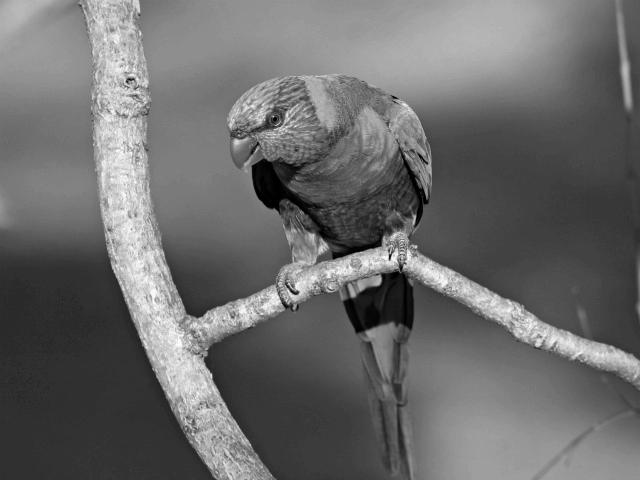
#> input picture HwSolution/Solutions/Hw2/bird.jpg, 640 x 480 px
$ python hw2_ex2_thiago_pincinato.py
#> lines starting #> are read from the running program, lines starting #| are printed output that depends on the picture; after the words box and inside, x2 and y2 are one past the last pixel; in counts of white or black regions, pixels touching at a corner belong together
### HwSolution/Solutions/Hw2/functionsEx1.py


import numpy as np

# 1.1
# [6 lines left out: function boxfilter, not called in this run]


# 1.2
# Implement full convolution
def myconv2(image, filt):
    # This function performs a 2D convolution between image and filt, image being a 2D image. This
    # function should return the result of a 2D convolution of these two images. DO
    # NOT USE THE BUILT IN SCIPY CONVOLVE within this function. You should code your own version of the
    # convolution, valid for both 2D and 1D filters.
    # INPUTS
    # @ image         : 2D image, as numpy array, size mxn
    # @ filt          : 1D or 2D filter of size kxl
    # OUTPUTS
    # img_filtered    : 2D filtered image, of size (m+k-1)x(n+l-1)

    (m, n) = np.shape(image)
    (k, l) = np.shape(filt)
    # padding image with 0
    img_padded = np.pad(image, [(k - 1, k - 1), (l - 1, l - 1)], 'constant', constant_values=(0, 0))
    # flipping filter
    flipped_filter = np.flip(filt)
    #appling convolution
    filtered_img = [[np.sum(np.multiply(img_padded[y:y + k, x:x + l], flipped_filter)) for x in range(n + l - 1)] for y in range(m + k - 1)]
    return filtered_img


# 1.4
# create a function returning a 1D gaussian kernel
def gauss1d(sigma, filter_length=10):
    # INPUTS
    # @ sigma         : sigma of gaussian distribution
    # @ filter_length : integer denoting the filter length, default is 10
    # OUTPUTS
    # @ gauss_filter  : 1D gaussian filter
    # correcting length if it is even
    if filter_length %2 == 0:
        filter_length= filter_length + 1
    # creating array x
    x = np.linspace(-(filter_length-1)/2,(filter_length-1)/2, filter_length);
    # generating gauss filter
    gauss_filter = np.exp(- np.power(x,2)/(2*sigma*sigma))
    # normalizing
    gauss_filter = np.array([gauss_filter/gauss_filter.sum()])
    return gauss_filter


# 1.5
# create a function returning a 2D gaussian kernel
# [25 lines left out: functions gauss2d, gconv, not called in this run]

### HwSolution/Solutions/Hw2/functionsEx2.py

import numpy as np
import math
import functionsEx1 as pinc

def create_edge_magn_image(image, dx, dy):
    # this function created an edge magnitude map of an image
    # for every pixel in the image, it assigns the magnitude of gradients
    # INPUTS
    # @image  : a 2D image
    # @gdx     : gradient along x axis
    # @gdy     : geadient along y axis
    # OUTPUTS
    # @ grad_mag_image  : 2d image same size as image, with the magnitude of gradients in every pixel
    # @grad_dir_image   : 2d image same size as image, with the direction of gradients in every pixel

    # Computing mag in x and in y
    mag_x = np.asarray(pinc.myconv2(image, dx))[:, round(dx.shape[1]/2):image.shape[1] + round(dx.shape[1]/2)]
    mag_y = np.asarray(pinc.myconv2(image, dy))[round(dy.shape[0]/2):image.shape[0] + round(dy.shape[0]/2), :]
    # computing magnitude
    grad_mag_image = np.sqrt(np.power(mag_x,2) + np.power(mag_y,2))
    # correcting grad_mag_image shape
    grad_mag_image = grad_mag_image[:grad_mag_image.shape[0] - round(dy.shape[0]/2), :grad_mag_image.shape[1] - round(dx.shape[1]/2)]
    # computing angles
    grad_dir_image = np.angle(mag_x + 1j*mag_y)
    # correcting grad_dir_image shape
    grad_dir_image = grad_dir_image[:grad_dir_image.shape[0] - round(dy.shape[0]/2), :grad_dir_image.shape[1] - round(dx.shape[1]/2)]
    # making all angles positive
    indexes = np.where(grad_dir_image < 0)
    grad_dir_image[indexes[0], indexes[1]] = grad_dir_image[indexes[0], indexes[1]] + 2*math.pi
    return grad_mag_image, grad_dir_image


# Edge images of particular directions
def make_edge_map(image, dx, dy):
    # INPUTS
    # @image        : a 2D image
    # @gdx          : gradient along x axis
    # @gdy          : geadient along y axis
    # OUTPUTS:
    # @ edge maps   : a 3D array of shape (image.shape, 8) containing the edge maps on 8 orientations
    # creating grad_mag_image and grad_dir_image
    (grad_mag_image, grad_dir_image) = create_edge_magn_image(image, dx, dy)
    # selecting threshold
    r = 25
    # creating empty edge maps matrix
    edge_maps = np.zeros([image.shape[0], image.shape[1], 8])
    for i in range(8):
        # computing actual minimum and maximum angle
        minAngle = i*2*math.pi/8 - math.pi/8
        maxAngle = i*2*math.pi/8 + math.pi/8
        # condition for angles minAngle smaller than zero
        if i == 0:
            index = np.where((grad_mag_image > r) &
                             ((grad_dir_image >= 2*math.pi + minAngle) |
                              (grad_dir_image < maxAngle)))
        else:
            index = np.where((grad_mag_image > r) &
                             (grad_dir_image >= minAngle) &
                             (grad_dir_image < maxAngle))
        edge_maps[index[0], index[1], i] = 255
    return edge_maps

# Edge non max suppresion
def edge_non_max_suppression(img_edge_mag, edge_maps):
    # This function performs non maximum supresion, in order to reduce the width of the edge response
    # INPUTS
    # @img_edge_mag   : 2d image, with the magnitude of gradients in every pixel
    # @edge_maps      : 3d image, with the edge maps
    # OUTPUTS
    # @non_max_sup    : 2d image with the non max supresed pixels
    # coping img_edge_mag
    non_max_sup = np.array(img_edge_mag[:, :])
    # definition of the gradient length
    gHalfLength = 5
    for i in range(8):
        index = np.where(edge_maps[:, :, i] == 255)
        # definition of the gradients
        if (i == 0) or (i == 4):
            (gradX, gradY) = (1, 0)
        if (i == 1) or (i == 5):
            (gradX, gradY) = (1, 1)
        if (i == 2) or (i == 6):
            (gradX, gradY) = (0, 1)
        if (i == 3) or (i == 7):
            (gradX, gradY) = (-1, 1)
        for x in range(index[1].shape[0]):
            (newY, newX) = (index[0][x], index[1][x])
            # assuring that there will be not problem with index
            if (newX - gHalfLength*math.sqrt(gradX*gradX) >= 0) and (newX + gHalfLength*math.sqrt(gradX*gradX) < img_edge_mag.shape[1]) and \
                    (newY - gHalfLength*math.sqrt(gradY*gradY) >= 0) and (newY + gHalfLength*math.sqrt(gradY*gradY) < img_edge_mag.shape[0]):
                neighMaxX = newX - gHalfLength*gradX
                neighMaxY = newY - gHalfLength*gradY
                # Actually computing the max-non suppression
                for it in range(-gHalfLength, gHalfLength + 1):
                    if img_edge_mag[neighMaxY, neighMaxX] < img_edge_mag[newY + it*gradY, newX + it*gradX]:
                        non_max_sup[neighMaxY, neighMaxX] = 0
                        neighMaxX = newX + it*gradX
                        neighMaxY = newY + it*gradY
                    else:
                        non_max_sup[newY + it*gradY, newX + it*gradX] = 0
    return non_max_sup

### HwSolution/Solutions/Hw2/hw2_ex2_thiago_pincinato.py
""" 2 Finding edges """

import numpy as np
from skimage import color, io
import matplotlib.pyplot as plt
plt.rcParams['image.cmap'] = 'gray'

import functionsEx2 as ex2
import functionsEx1 as pinc

# load image
img = io.imread('bird.jpg')
#> img is the input picture: shape (480, 640); min 0, max 255, mean 107.5
img = color.rgb2gray(img)

# 2.1
# Gradients
# define a derivative operator
dx = np.array([[-1, 0, 1]])
dy = np.array([[-1, 0, 1]])
# convolve derivative operator with a 1d gaussian filter with sigma = 1
# You should end up with 2 1d edge filters,  one identifying edges in the x direction, and
# the other in the y direction
sigma = 1
gaussianFilter = pinc.gauss1d(sigma, 3)
gdx = np.array(pinc.myconv2(gaussianFilter, dx))
gdy = np.transpose(pinc.myconv2(gaussianFilter, dy))
# 2.2
# Gradient Edge Magnitude Map


# create an edge magnitude image using the derivative operator
circle = plt.imread('circle.jpg')
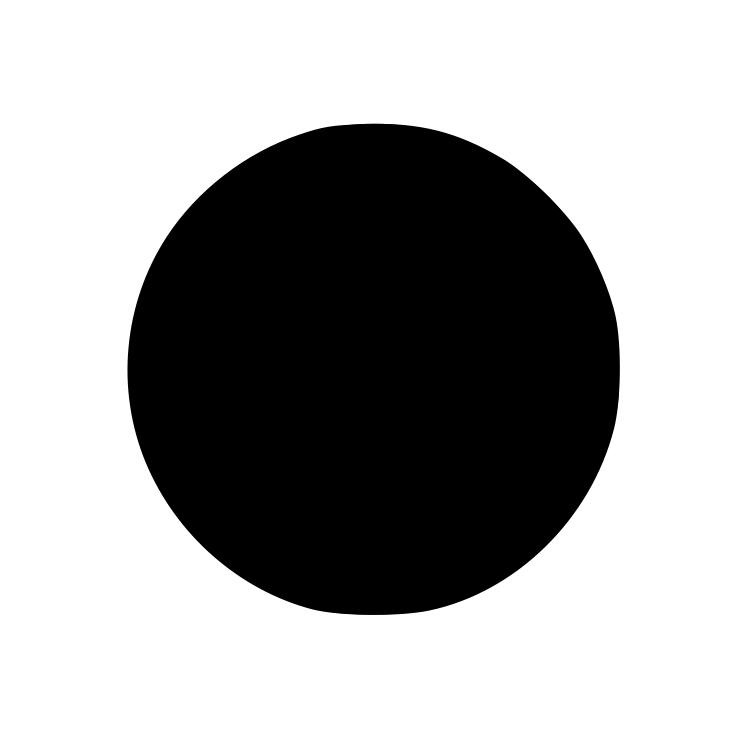
#> input picture HwSolution/Solutions/Hw2/circle.jpg, 745 x 745 px
#> circle is the input picture: shape (745, 745); min 0, max 255, mean 167.3
img_edge_mag, img_edge_dir = ex2.create_edge_magn_image(img, gdx, gdy)
#> in create_edge_magn_image, `indexes = np.where(grad_dir_image < 0)`: indexes = 137550 positions, rows 0 to 477, columns 0 to 637
img_edge_mag_circle, img_edge_dir_circle = ex2.create_edge_magn_image(circle, gdx, gdy)
#> in create_edge_magn_image (call 2), `indexes = np.where(grad_dir_image < 0)`: indexes = 9573 positions, rows 0 to 617, columns 0 to 742
#> in create_edge_magn_image (call 2), `grad_dir_image[indexes[0], indexes[1]] = grad_dir_image[indexes[0], in..`:
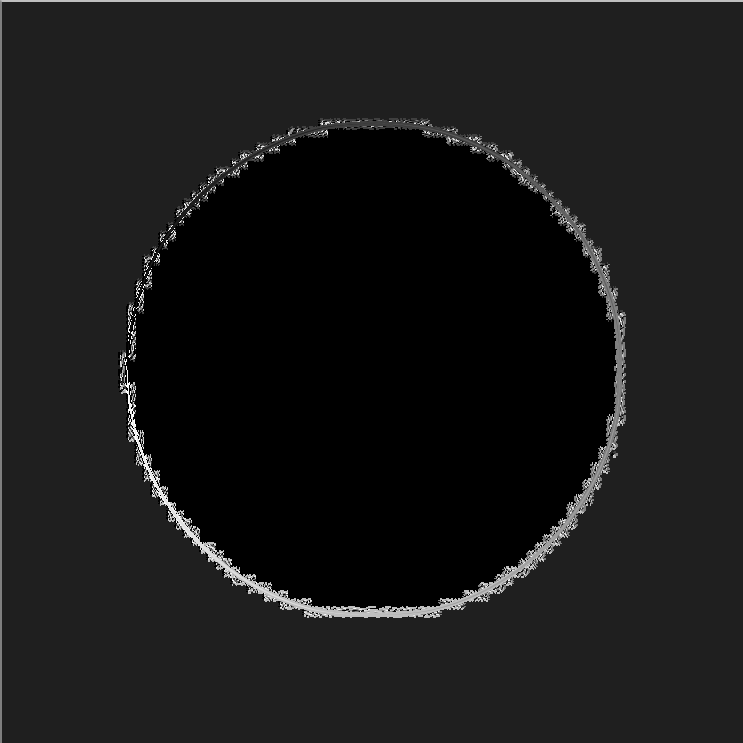
#> grad_dir_image: shape (743, 743) float64; min 0, max 6.28, mean 0.618; drawn with min black and max white
# show all together
plt.subplot(121)
plt.imshow(img)
plt.axis('off')
plt.title('Original image')
plt.subplot(122)


plt.imshow(img_edge_mag)
plt.axis('off')
plt.title('Edge magnitude map')
plt.show()

# 2.3

# verify with circle image
circle = plt.imread('circle.jpg')
edge_maps_circles = ex2.make_edge_map(circle, gdx, gdy)
#> the loop in make_edge_map, `for i in range(8):` made 8 passes
#> index on passes 1 to 8: 932 positions, rows 214 to 526, columns 125 to 186, 556 positions, rows 126 to 332, columns 130 to 330, 929 positions, rows 122 to 189, columns 209 to 532, 569 positions, rows 126 to 322, columns 415 to 616, 2404 positions, rows 1 to 742, columns 0 to 621, 573 positions, rows 0 to 612, columns 0 to 617, 2417 positions, rows 0 to 616, columns 1 to 742, 556 positions, rows 407 to 611, columns 130 to 323
edge_maps_in_row = [edge_maps_circles[:, :, i] for i in range(edge_maps_circles.shape[2])]
#> edge_maps_in_row = 8 items
all_in_row = np.concatenate((edge_maps_in_row), axis=1)
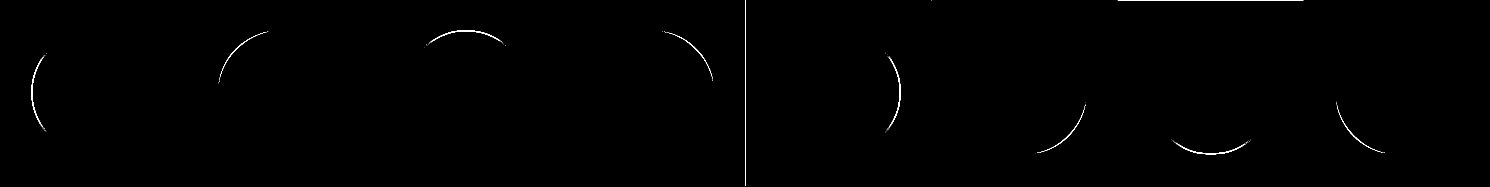
#> all_in_row: shape (745, 5960) float64 (shown at 1/4 size); 0.2% white; 130 white regions (120 under 20 px), largest, box (x1, y1, x2, y2) and area: (2980, 1, 2982, 743) 1483, (4471, 0, 5213, 2) 1483, (4711, 575, 4978, 617) 885
plt.imshow(np.concatenate((circle, all_in_row), axis=1))
plt.title('Circle and edge orientations')
plt.show()
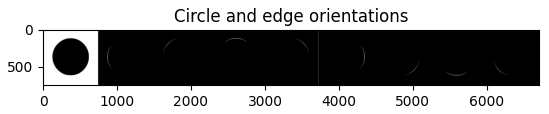
#> figure drawn by matplotlib, 1 panel

# now try with original image
edge_maps = ex2.make_edge_map(img, gdx, gdy)
#> the loop in make_edge_map (call 2), `for i in range(8):` made 8 passes
#> index on passes 1 to 8: 3328 positions, rows 2 to 477, columns 78 to 637, 2889 positions, rows 2 to 477, columns 81 to 637, 3026 positions, rows 2 to 477, columns 78 to 635, 4247 positions, rows 2 to 477, columns 1 to 637, 4568 positions, rows 1 to 477, columns 0 to 637, 2666 positions, rows 0 to 476, columns 0 to 637, 3917 positions, rows 0 to 477, columns 1 to 637, 4267 positions, rows 0 to 477, columns 78 to 637
edge_maps_in_row = [edge_maps[:, :, i] for i in range(edge_maps.shape[2])]
all_in_row = np.concatenate((edge_maps_in_row), axis=1)
#> all_in_row: shape (480, 5120) float64; 1.2% white in thin lines or dots
plt.imshow(np.concatenate((img, all_in_row), axis=1))
plt.title('Original image and edge orientations')
plt.show()
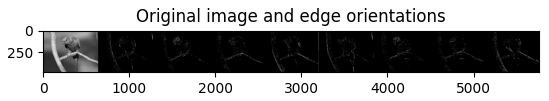
#> figure drawn by matplotlib, 1 panel


# 2.4

# show the result
img_non_max_sup = ex2.edge_non_max_suppression(img_edge_mag, edge_maps)
#> the loop in edge_non_max_suppression, `for i in range(8):` made 8 passes
#> after the loop in edge_non_max_suppression, `for i in range(8):`:
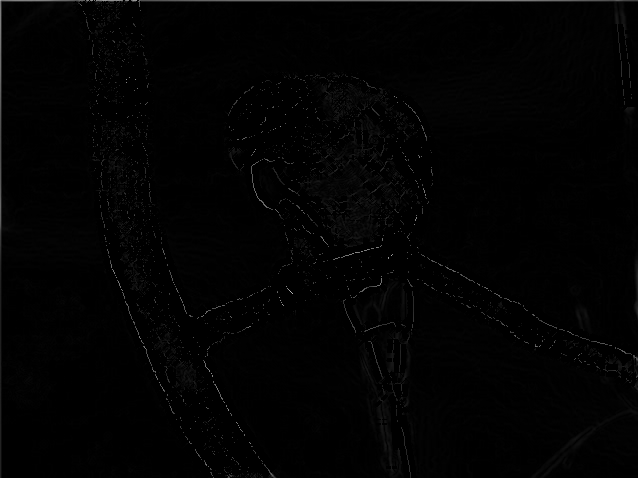
#> non_max_sup: shape (478, 638) float64; min 0, max 182.5, mean 2.6
img_non_max_sup_circle = ex2.edge_non_max_suppression(img_edge_mag_circle, edge_maps_circles)
#> the loop in edge_non_max_suppression (call 2), `for i in range(8):` made 8 passes
#> after the loop in edge_non_max_suppression (call 2), `for i in range(8):`:
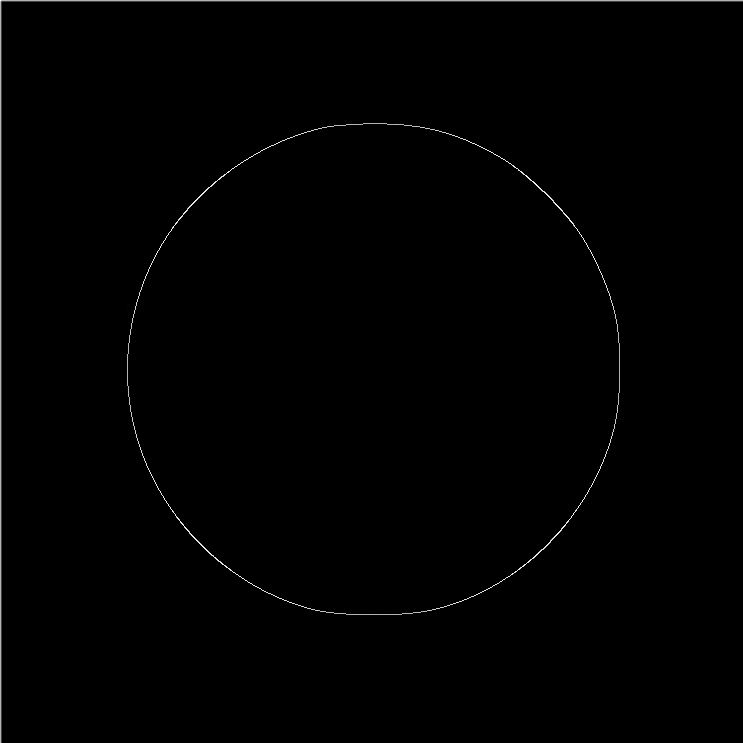
#> non_max_sup: shape (743, 743) float64; min 0, max 261.8, mean 1.3; drawn with min black and max white
plt.figure(1)
plt.subplot(1, 3, 1)
plt.imshow(circle)
plt.title('Original image')
plt.subplot(1, 3, 2)
plt.imshow(img_edge_mag_circle)
plt.title('magnitude edge')
plt.subplot(1, 3, 3)
plt.imshow(img_non_max_sup_circle)
plt.title('max suppresion')

plt.figure(2)
plt.subplot(1, 3, 1)
plt.imshow(img)
plt.title('Original image')
plt.subplot(1, 3, 2)
plt.imshow(img_edge_mag)
plt.title('magnitude edge')
plt.subplot(1, 3, 3)
plt.imshow(img_non_max_sup)
plt.title('max suppresion')

plt.show()
